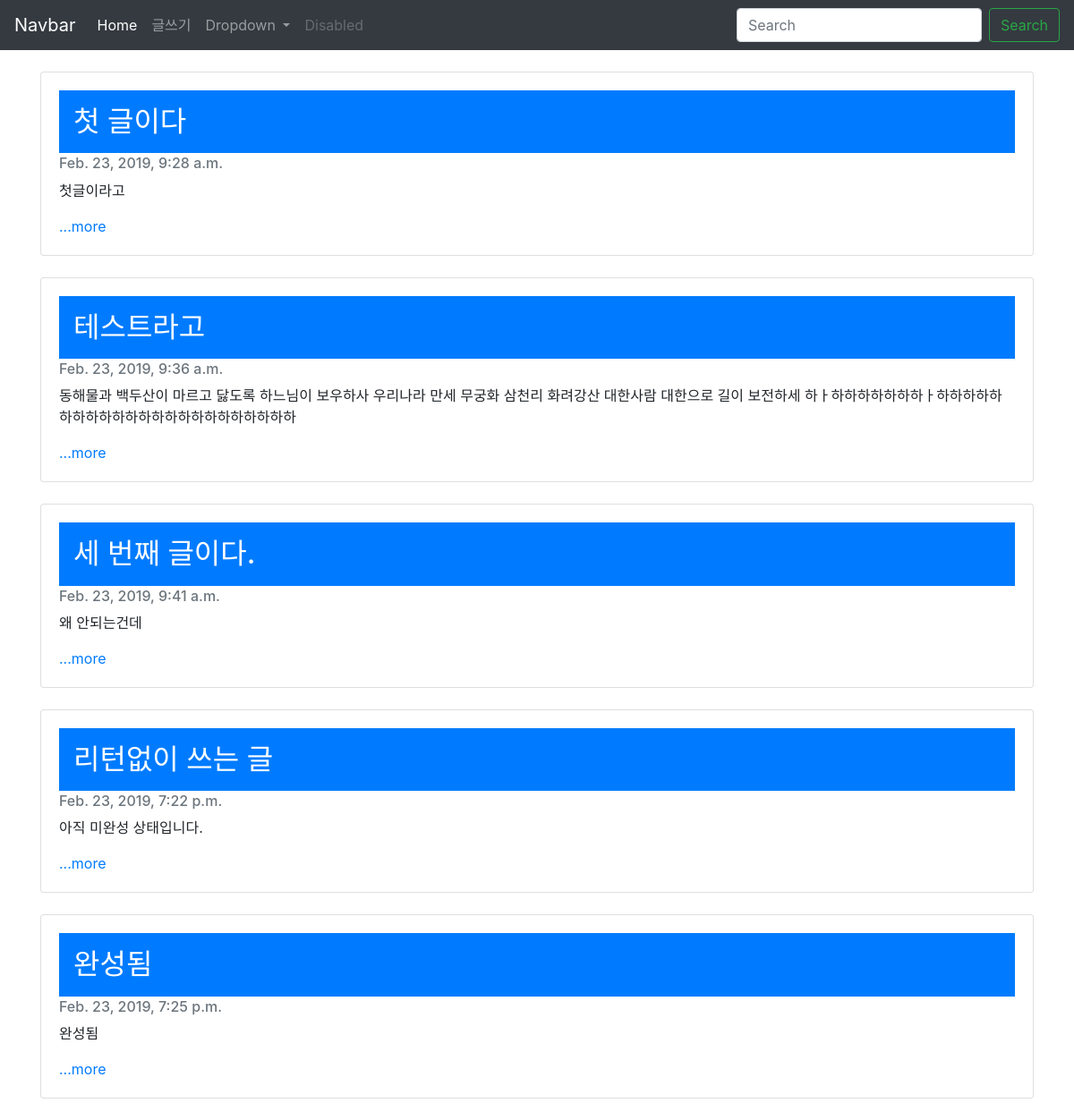
The page / on the database its author committed.
### blogapp/models.py (models this page shows, shortened)
class Blog(models.Model):
    title = models.CharField(max_length=200)
    pub_date = models.DateTimeField('date published')
    body = models.TextField()
    def summary(self):
        return self.body[:100]

### blogapp/views.py (the view)
# urls.py: 2. Add a URL to urlpatterns:  path('', views.home, name='home')
def home(request):
    blogs = Blog.objects #쿼리셋
    return render(request, 'home.html', {'blogs':blogs})

### blogapp/templates/home.html (shortened to what this page needs)
<head>
    <link rel="stylesheet" href="https://stackpath.bootstrapcdn.com/bootstrap/4.3.1/css/bootstrap.min.css">
</head>
<body>
    <nav class="navbar navbar-expand-lg navbar-dark bg-dark">
        <a class="navbar-brand" href="#">Navbar</a>
        <div class="collapse navbar-collapse" id="navbarSupportedContent">
          <ul class="navbar-nav mr-auto">
            <li class="nav-item active">
              <a class="nav-link" href="#">Home <span class="sr-only">(current)</span></a>
            </li>
            <li class="nav-item">
              <a class="nav-link" href="{% url 'new' %}">글쓰기</a>
            </li>
            <li class="nav-item dropdown">
              <a class="nav-link dropdown-toggle" href="#" id="navbarDropdown" role="button" data-toggle="dropdown" aria-haspopup="true" aria-expanded="false">
                Dropdown
              </a>
            </li>
            <li class="nav-item">
              <a class="nav-link disabled" href="#" tabindex="-1" aria-disabled="true">Disabled</a>
            </li>
          </ul>
          <form class="form-inline my-2 my-lg-0">
            <input class="form-control mr-sm-2" type="search" placeholder="Search" aria-label="Search">
            <button class="btn btn-outline-success my-2 my-sm-0" type="submit">Search</button>
          </form>
        </div>
      </nav>
      <br>
      {%for blog in blogs.all %}
      <div class="container">
        <div class="card">
              <div class="card-body">
                <h2 class="card-title p-3 mb-2 bg-primary text-white">{{blog.title}}</h2>
                <h6 class="card-subtitle mb-2 text-muted">{{blog.pub_date}}</h6>
                <p class="card-text">{{blog.summary}}</p>
                <a href="{% url 'detail' blog.id %}" class="card-link">...more</a>
              </div>
        </div><br>
      </div>
      {%endfor%}
</body>

### rows shown on the page
Blog: title "첫 글이다", pub_date "Feb. 23, 2019, 9:28 a.m.", summary "첫글이라고"
Blog: title "테스트라고", pub_date "Feb. 23, 2019, 9:36 a.m.", summary "동해물과 백두산이 마르고 닳도록 하느님이 보우하사 우리나라 만세 무궁화 삼천리 화려강산 대한사람 대한으로 길이 보전하세 하ㅏ하하하하하하하ㅏ하하하하하하하하하하하하하하하하하하하하하하하"
Blog: title "세 번째 글이다.", pub_date "Feb. 23, 2019, 9:41 a.m.", summary "왜 안되는건데"
Blog: title "리턴없이 쓰는 글", pub_date "Feb. 23, 2019, 7:22 p.m.", summary "아직 미완성 상태입니다."
Blog: title "완성됨", pub_date "Feb. 23, 2019, 7:25 p.m.", summary "완성됨"
